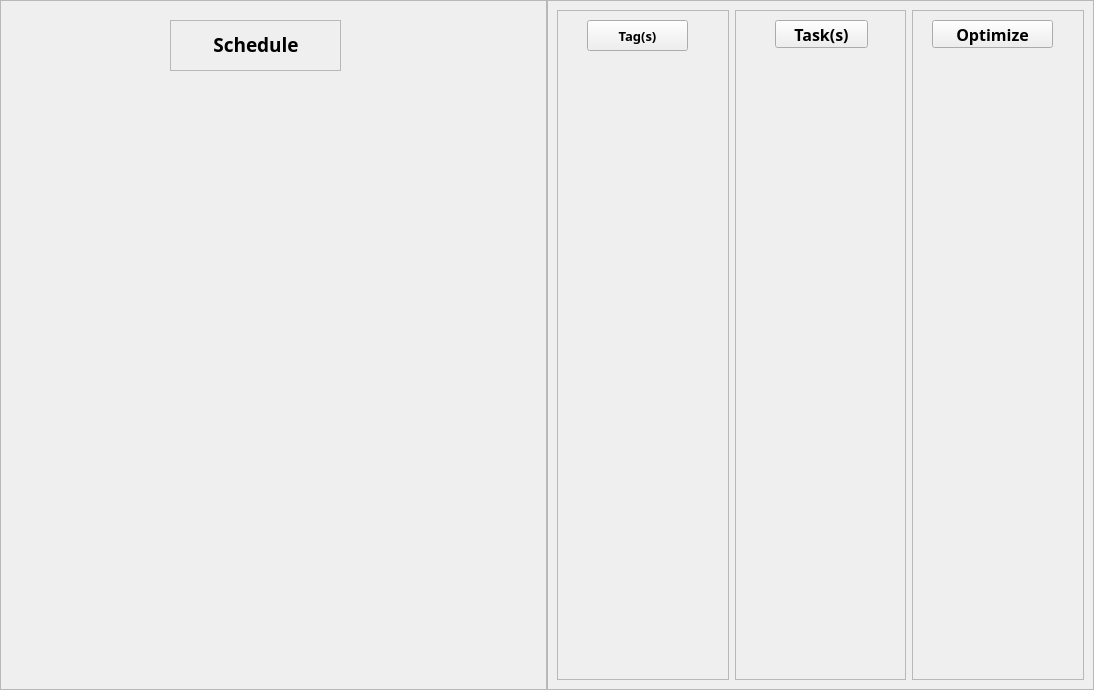
<?xml version="1.0" encoding="UTF-8"?>
<ui version="4.0">
 <class>MainWindow</class>
 <widget class="QMainWindow" name="MainWindow">
  <property name="geometry">
   <rect>
    <x>0</x>
    <y>0</y>
    <width>1094</width>
    <height>690</height>
   </rect>
  </property>
  <property name="windowTitle">
   <string>MainWindow</string>
  </property>
  <widget class="QWidget" name="centralwidget">
   <layout class="QHBoxLayout" name="horizontalLayout">
    <property name="spacing">
     <number>0</number>
    </property>
    <property name="leftMargin">
     <number>0</number>
    </property>
    <property name="topMargin">
     <number>0</number>
    </property>
    <property name="rightMargin">
     <number>0</number>
    </property>
    <property name="bottomMargin">
     <number>0</number>
    </property>
    <item>
     <widget class="QFrame" name="Schedule">
      <property name="frameShape">
       <enum>QFrame::StyledPanel</enum>
      </property>
      <property name="frameShadow">
       <enum>QFrame::Raised</enum>
      </property>
      <widget class="QFrame" name="frame">
       <property name="geometry">
        <rect>
         <x>170</x>
         <y>20</y>
         <width>171</width>
         <height>51</height>
        </rect>
       </property>
       <property name="frameShape">
        <enum>QFrame::StyledPanel</enum>
       </property>
       <property name="frameShadow">
        <enum>QFrame::Raised</enum>
       </property>
       <widget class="QLabel" name="label">
        <property name="geometry">
         <rect>
          <x>30</x>
          <y>10</y>
          <width>112</width>
          <height>29</height>
         </rect>
        </property>
        <property name="font">
         <font>
          <family>Lucida Calligraphy</family>
          <pointsize>14</pointsize>
          <weight>75</weight>
          <bold>true</bold>
         </font>
        </property>
        <property name="text">
         <string>Schedule</string>
        </property>
        <property name="alignment">
         <set>Qt::AlignCenter</set>
        </property>
       </widget>
      </widget>
     </widget>
    </item>
    <item>
     <widget class="QFrame" name="PersonalCheck">
      <property name="frameShape">
       <enum>QFrame::StyledPanel</enum>
      </property>
      <property name="frameShadow">
       <enum>QFrame::Raised</enum>
      </property>
      <layout class="QHBoxLayout" name="horizontalLayout_2">
       <item>
        <widget class="QFrame" name="Tags">
         <property name="frameShape">
          <enum>QFrame::StyledPanel</enum>
         </property>
         <property name="frameShadow">
          <enum>QFrame::Raised</enum>
         </property>
         <widget class="QPushButton" name="pushButton">
          <property name="geometry">
           <rect>
            <x>30</x>
            <y>10</y>
            <width>101</width>
            <height>31</height>
           </rect>
          </property>
          <property name="font">
           <font>
            <family>Lucida Calligraphy</family>
            <pointsize>10</pointsize>
            <weight>75</weight>
            <bold>true</bold>
           </font>
          </property>
          <property name="text">
           <string>Tag(s)</string>
          </property>
          <property name="autoDefault">
           <bool>false</bool>
          </property>
         </widget>
        </widget>
       </item>
       <item>
        <widget class="QFrame" name="Tasks">
         <property name="enabled">
          <bool>true</bool>
         </property>
         <property name="maximumSize">
          <size>
           <width>16777215</width>
           <height>16777215</height>
          </size>
         </property>
         <property name="frameShape">
          <enum>QFrame::StyledPanel</enum>
         </property>
         <property name="frameShadow">
          <enum>QFrame::Raised</enum>
         </property>
         <widget class="QPushButton" name="pushButton_2">
          <property name="geometry">
           <rect>
            <x>40</x>
            <y>10</y>
            <width>93</width>
            <height>28</height>
           </rect>
          </property>
          <property name="font">
           <font>
            <family>Lucida Calligraphy</family>
            <pointsize>12</pointsize>
            <weight>75</weight>
            <bold>true</bold>
           </font>
          </property>
          <property name="text">
           <string>Task(s)</string>
          </property>
         </widget>
        </widget>
       </item>
       <item>
        <widget class="QFrame" name="Optimize">
         <property name="enabled">
          <bool>true</bool>
         </property>
         <property name="frameShape">
          <enum>QFrame::StyledPanel</enum>
         </property>
         <property name="frameShadow">
          <enum>QFrame::Raised</enum>
         </property>
         <widget class="QPushButton" name="pushButton_3">
          <property name="geometry">
           <rect>
            <x>20</x>
            <y>10</y>
            <width>121</width>
            <height>28</height>
           </rect>
          </property>
          <property name="font">
           <font>
            <family>Lucida Calligraphy</family>
            <pointsize>12</pointsize>
            <weight>75</weight>
            <bold>true</bold>
           </font>
          </property>
          <property name="text">
           <string>Optimize</string>
          </property>
         </widget>
        </widget>
       </item>
      </layout>
     </widget>
    </item>
   </layout>
  </widget>
 </widget>
 <resources>
  <include location="resource.qrc"/>
 </resources>
 <connections/>
</ui>
